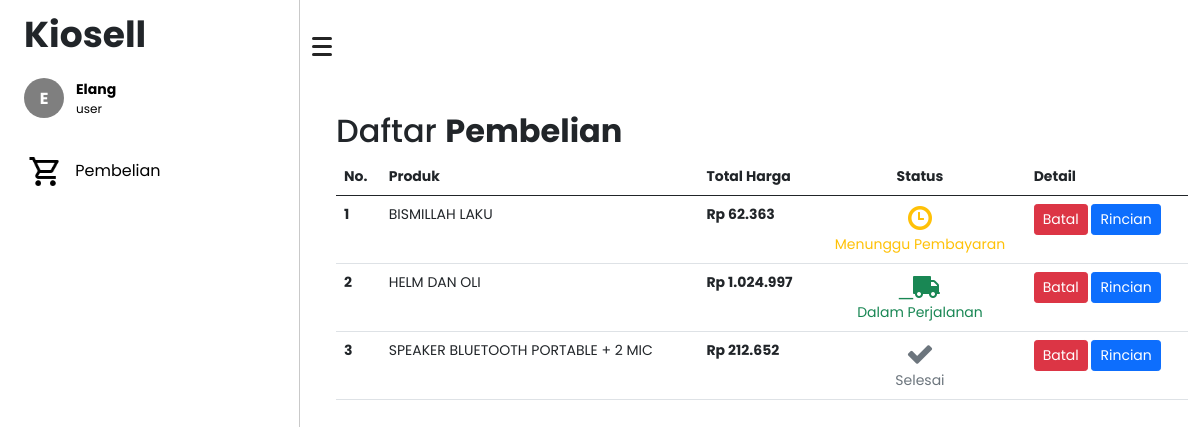
Screenshot of /admin/pembelian.php (signed in) with the database file from the repository.
### tables this page shows
CREATE TABLE `user` (
  `id_user` int(11) NOT NULL,
  `nama_user` varchar(100) DEFAULT NULL,
  `username` varchar(50) DEFAULT NULL,
  `email` varchar(100) DEFAULT NULL,
  `nomor_hp` varchar(25) DEFAULT NULL,
  `provinsi` int(11) DEFAULT NULL,
  `distrik` int(11) DEFAULT NULL,
  `kode_pos` varchar(50) DEFAULT NULL,
  `alamat` text DEFAULT NULL,
  `password` varchar(255) DEFAULT NULL,
  `status` enum('user') NOT NULL,
  `wkt_register` varchar(50) DEFAULT NULL
);

CREATE TABLE `transaksi` (
  `id_transaksi` int(11) NOT NULL,
  `kode_transaksi` int(11) NOT NULL,
  `id_barang` int(11) DEFAULT NULL,
  `id_admin` int(11) DEFAULT NULL,
  `id_user` int(11) DEFAULT NULL,
  `rekening` varchar(25) DEFAULT NULL,
  `nama_barang` varchar(100) DEFAULT NULL,
  `jml_tagihan` varchar(100) DEFAULT NULL,
  `jml_barang` int(11) DEFAULT NULL,
  `harga` varchar(100) DEFAULT NULL,
  `subtotal` varchar(100) DEFAULT NULL,
  `total_berat` int(11) DEFAULT NULL,
  `catatan` text DEFAULT NULL,
  `alamat_pembeli` text DEFAULT NULL,
  `alamat_penjual` text DEFAULT NULL,
  `kode_pos` varchar(25) DEFAULT NULL,
  `kota_kab` varchar(50) DEFAULT NULL,
  `provinsi` varchar(50) DEFAULT NULL,
  `kurir` varchar(25) DEFAULT NULL,
  `ongkir` varchar(100) DEFAULT NULL,
  `status` enum('true','false','done','process') DEFAULT NULL,
  `wkt_beli` varchar(30) DEFAULT NULL,
  `no_resi` varchar(30) DEFAULT NULL
);

### admin/pembelian.php (the view, shortened to what this page needs)
<?php
include "koneksi.php";
$username = $_SESSION["login"];
if ($_SESSION["status"] === "admin") {
    $admin = mysqli_query($conn, "SELECT *FROM admin WHERE username = '$username'");
    $result  = mysqli_fetch_assoc($admin);
} else {
    $user = mysqli_query($conn, "SELECT *FROM user WHERE username = '$username'");
    $result  = mysqli_fetch_assoc($user);
}
$id_user = $result["id_user"];
$transaksi = mysqli_query($conn, "SELECT *FROM transaksi WHERE id_user = '$id_user' ORDER BY id_transaksi DESC");
?>
<!DOCTYPE html>
<html lang="en">
<head>
    <link rel="stylesheet" href="assets/css/main.css">
    <link href="https://cdn.jsdelivr.net/npm/bootstrap@5.0.1/dist/css/bootstrap.min.css" rel="stylesheet">
</head>
<body>
    <div class="container-fluid">
        <div class="row flex-nowrap">
            <div class="col-auto col-md-3 col-xl-3 px-sm-2 px-0 sidebar">
                <div class="d-flex flex-column align-items-center align-items-sm-start px-3 pt-2 text-white min-vh-100">
                    <a href="index" class="d-flex align-items-center pb-3 mb-md-0 me-md-auto text-white text-decoration-none">
                        <span class="fs-5 text-dark fw-bold" id="title">Kiosell</span>
                    </a>
                    <ul class="nav nav-pills flex-column mb-sm-auto mb-0 align-items-left align-items-sm-start" id="menu">
                        <li class="nav-item">
                            <div class="dropdown pb-4">
                                <a href="#" class="d-flex align-items-center text-decoration-none" id="dropdownUser1" data-bs-toggle="dropdown" aria-expanded="false">
                                    <span style='background: rgb(0,0,0,.5); color:white' class='inisial rounded-circle me-2'>
                                        <span class='text-uppercase position-absolute fw-bold coba'><?= substr($_SESSION["login"], 0, 1);; ?></span>
                                    </span>
                                    <div class="row">
                                        <span class="ms-1 fw-bold text-capitalize" id="nama"><?= $_SESSION["login"]; ?> </span>
                                        <span class="ms-1" id="sebagai"><?= $result["status"]; ?></span>
                                    </div>
                                </a>
                            </div>
                        </li>
                        <?php if ($_SESSION["status"] == "admin") : ?>
                            <li>
                                <a href="post-baru" class="nav-link px-0 align-middle" style="opacity: .5;">
                                    <i class="fs-4 bi-table"></i> <span class="ms-1" id="navigasi"><img src="assets/img/outline_post_add_black_24dp.png" class="me-2" width="35" alt=""> Post Baru</span>
                                </a>
                            </li>
                            <li>
                                <a href="postingan" class="nav-link px-0 align-middle" style="opacity: .5;">
                                    <i class="fs-4 bi-table"></i> <span class="ms-1" id="navigasi"><img src="assets/img/outline_fact_check_black_24dp.png" class="me-2" width="35" alt=""> Postingan</span>
                                </a>
                            </li>
                            <li>
                                <a href="daftar-user" class="nav-link px-0 align-middle" style="opacity: .5;">
                                    <i class="fs-4 bi-table"></i> <span class="ms-1" id="navigasi"><img src="assets/img/outline_people_black_24dp.png" class="me-2" width="35" alt=""> Daftar User</span>
                                </a>
                            </li>
                            <li>
                                <a href="pemberitahuan" class="nav-link px-0 align-middle" style="opacity: .5;">
                                    <i class="fs-4 bi-table"></i> <span class="ms-1" id="navigasi"><img src="assets/img/outline_notifications_active_black_24dp.png" class="me-2" width="35" alt=""> Pemberitahuan</span></a>
                            </li>
                        <?php else : ?>
                            <li>
                                <a href="pembelian" class="nav-link px-0 align-middle">
                                    <i class="fs-4 bi-table"></i> <span class="ms-1" id="navigasi"><img src="assets/img/outline_shopping_cart_black_24dp.png" class="me-2" width="35" alt=""> Pembelian</span></a>
                            </li>
                        <?php endif; ?>
                    </ul>
                </div>
            </div>
            <span class="text-dark position-relative" style="width: 0!important; top:2em; cursor:pointer" id="btn-burger" onclick="btnBurger()">
                <div class="humberger"></div>
                <div class="humberger"></div>
                <div class="humberger"></div>
            </span>
            <div class="col py-3 mt-5" id="content">
                <h2 class="pt-5 text-capitalize">Daftar <b>Pembelian</b></h2>
                <table class="table">
                    <thead>
                        <tr>
                            <th scope="col">No.</th>
                            <th scope="col">Produk</th>
                            <th scope="col">Total Harga</th>
                            <th scope="col" class="text-center">Status</th>
                            <th scope="col">Detail</th>
                        </tr>
                    </thead>
                    <tbody>
                        <?php $i = 1; ?>
                        <?php foreach ($transaksi as $result) : ?>
                            <tr>
                                <th scope="row"><?= $i++; ?></th>
                                <td><?= $result["nama_barang"]; ?></td>
                                <td class="fw-bold">Rp <?= $result["jml_tagihan"]; ?></td>
                                <td class="text-warning text-center">
                                    <?php
                                    if ($result["status"] == "true") {
                                        echo "<i style='transform: rotateY(180deg);' class='fa fa-truck text-success fa-2x'>_</i>" . "<br> <span class='text-success'>Dalam Perjalanan</span>";
                                    } elseif ($result["status"] == "false") {
                                        echo "<i style='transform: rotateY(180deg);' class='fa fa-clock-o fa-2x'></i>" . "<br> <span>Menunggu Pembayaran</span>";
                                    } else {
                                        echo "<i class='fa fa-check text-secondary fa-2x'></i>" . "<br> <span class='text-secondary'>Selesai</span>";
                                    }
                                    ?>
                                </td>
                                <td>
                                    <a class="btn btn-sm btn-danger" onclick="return confirm('Batalkan pembelian <?= $result['nama_barang'] ?>? transaksi akan dihapus.')" href="hapus-transaksi?id_transaksi=<?= $result['id_transaksi'] ?>">Batal</a>
                                    <a class="btn btn-sm btn-primary" href="../transaksi?id_transaksi=<?= $result['id_transaksi'] ?>">Rincian</a>
                                </td>
                            </tr>
                        <?php endforeach; ?>
                    </tbody>
                </table>
            </div>
        </div>
</body>
</html>

### admin/assets/css/main.css (style rules this page uses)
#title { font-family: "poppins"; font-size: 36px !important; }
#menu { font-family: "poppins"; }
#menu li a { color: black; }
#menu li a #nama { font-size: 14px; }
#menu li a #sebagai { font-size: 12px; }
.sidebar { border-right: 1px solid #c9c9c9; }
#content { font-family: "poppins"; }
#content td { line-height: initial !important; }
#content table, #content .delete { font-size: 14px; padding: initial; }
#content td, #content .delete { line-height: 50px; }
span.inisial { display: -webkit-box; display: -ms-flexbox; display: flex; -webkit-box-align: center; -ms-flex-align: center; align-items: center; -webkit-box-pack: center; -ms-flex-pack: center; justify-content: center; padding: 20px; line-height: initial; }
span.inisial span { font-family: 20px; }
div.humberger { width: 20px; height: 3px; border-radius: 5px; background-color: #242424; margin: 5px 0; }
@media (min-width: 920px) { .sidebar { display: initial; } }

### rows the page displays
user: status "user"
transaksi: nama_barang "BISMILLAH LAKU", jml_tagihan "62.363", status "false" (drawn)
transaksi: nama_barang "HELM DAN OLI", jml_tagihan "1.024.997", status "_"
transaksi: nama_barang "SPEAKER BLUETOOTH PORTABLE + 2 MIC", jml_tagihan "212.652", status "done" (drawn)

### other values shown
substr($_SESSION["login"], 0, 1) "E"
$_SESSION["login"] "Elang"
